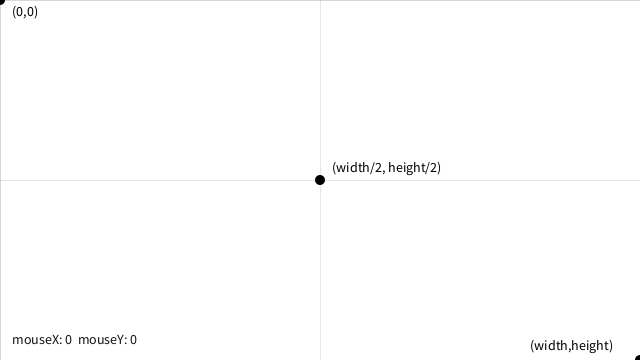
Frame 1 (no input)
Frame 60 (the mouse pressed at the canvas centre just before this capture): identical to frame 1, image omitted
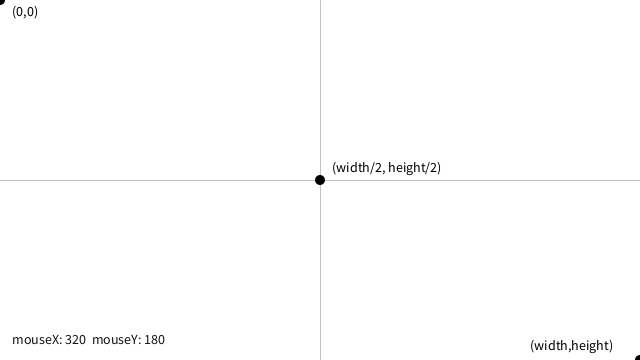
Frame 120 (the mouse held since frame 60 and released just before this capture)

The Processing sketch that drew these frames (run headless with seeded random() and noise(); from frame 60 on, the mouse is pressed at the canvas centre):

// Processing sketch: coordinate_systems
// ── coordinate_systems.pde
/*
  03_coordinate_systems.pde
  Topic: Coordinate systems

  Key concept:
  - (0,0) is top-left
  - x increases to the right
  - y increases downward
  - width and height are the canvas size

  Design hint:
  Coordinates are composition decisions: center, margins, alignment, grid.
*/

void setup() {
  size(640, 360);
  textSize(14);
}

void draw() {
  background(255);

  // Draw axes / guides
  stroke(230);
  line(width/2, 0, width/2, height);
  line(0, height/2, width, height/2);

  // Mark important points
  noStroke();
  fill(0);

  // top-left
  ellipse(0, 0, 10, 10);
  text("(0,0)", 12, 16);

  // center
  ellipse(width/2, height/2, 10, 10);
  text("(width/2, height/2)", width/2 + 12, height/2 - 8);

  // bottom-right
  ellipse(width, height, 10, 10);
  text("(width,height)", width - 110, height - 10);

  // Mouse position as a coordinate probe
  fill(20);
  text("mouseX: " + mouseX + "  mouseY: " + mouseY, 12, height - 16);

  stroke(0, 40);
  line(mouseX, 0, mouseX, height);
  line(0, mouseY, width, mouseY);
}
